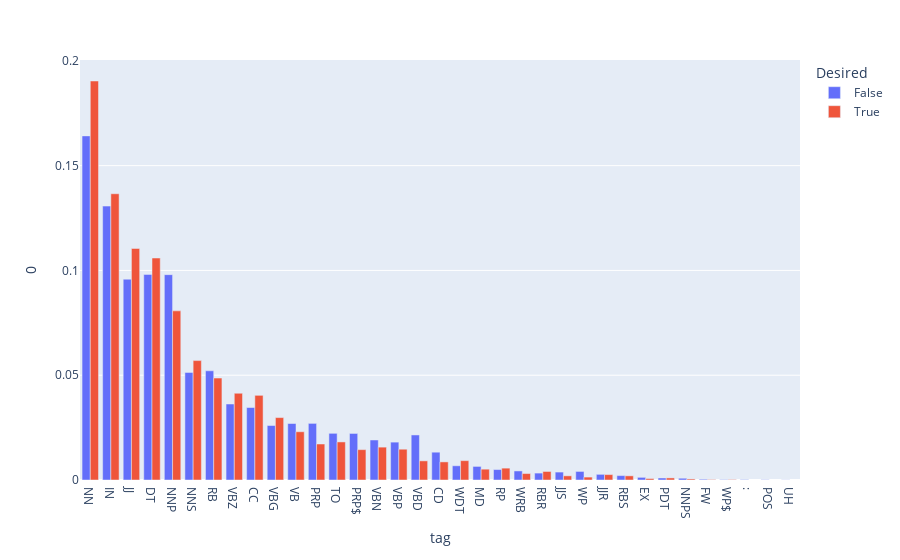

The notebook cell this image was saved under:
### Code cell
px.bar(tag_frequency, x="tag", y=0, color="Desired", barmode="group").update_xaxes(categoryorder="total descending")

### Figure 1 — Plotly figure (JSON) as saved in the notebook; plotly's stock layout.template omitted (floating-point values rounded to 4 significant figures)
{"data": [{"alignmentgroup": "True", "hovertemplate": "Desired=False<br>tag=%{x}<br>0=%{y}<extra></extra>", "legendgroup": "False", "marker": {"color": "#636efa", "pattern": {"shape": ""}}, "name": "False", "offsetgroup": "False", "orientation": "v", "showlegend": true, "textposition": "auto", "type": "bar", "x": [":", "CC", "CD", "DT", "EX", "FW", "IN", "JJ", "JJR", "JJS", "MD", "NN", "NNP", "NNPS", "NNS", "PDT", "POS", "PRP", "PRP$", "RB", "RBR", "RBS", "RP", "TO", "UH", "VB", "VBD", "VBG", "VBN", "VBP", "VBZ", "WDT", "WP", "WP$", "WRB"], "xaxis": "x", "y": [0.0001801, 0.03458, 0.01327, 0.0981, 0.001261, 0.0003602, 0.1307, 0.09582, 0.002702, 0.003782, 0.006484, 0.1642, 0.09798, 0.0008405, 0.05133, 0.0009606, 0.0001201, 0.02702, 0.02221, 0.05211, 0.003302, 0.002101, 0.004983, 0.02227, 6.004e-05, 0.02696, 0.02149, 0.026, 0.01909, 0.01807, 0.03626, 0.006784, 0.004083, 0.0001801, 0.004323], "yaxis": "y"}, {"alignmentgroup": "True", "hovertemplate": "Desired=True<br>tag=%{x}<br>0=%{y}<extra></extra>", "legendgroup": "True", "marker": {"color": "#EF553B", "pattern": {"shape": ""}}, "name": "True", "offsetgroup": "True", "orientation": "v", "showlegend": true, "textposition": "auto", "type": "bar", "x": ["CC", "CD", "DT", "EX", "FW", "IN", "JJ", "JJR", "JJS", "MD", "NN", "NNP", "NNPS", "NNS", "PDT", "PRP", "PRP$", "RB", "RBR", "RBS", "RP", "TO", "VB", "VBD", "VBG", "VBN", "VBP", "VBZ", "WDT", "WP", "WP$", "WRB"], "xaxis": "x", "y": [0.0404, 0.008636, 0.1059, 0.0006949, 0.0001985, 0.1366, 0.1105, 0.002581, 0.001985, 0.005162, 0.1904, 0.0807, 0.0004963, 0.05698, 0.0009927, 0.01717, 0.01449, 0.04864, 0.00407, 0.001985, 0.005658, 0.01817, 0.02303, 0.009132, 0.02978, 0.01568, 0.01469, 0.04139, 0.009232, 0.00139, 0.0001985, 0.003077], "yaxis": "y"}], "layout": {"autosize": true, "barmode": "group", "legend": {"title": {"text": "Desired"}, "tracegroupgap": 0}, "margin": {"t": 60}, "xaxis": {"anchor": "y", "autorange": true, "categoryorder": "total descending", "domain": [0, 1], "range": [-0.5, 34.5], "title": {"text": "tag"}, "type": "category"}, "yaxis": {"anchor": "x", "autorange": true, "domain": [0, 1], "range": [0, 0.2004], "title": {"text": "0"}, "type": "linear"}}}
